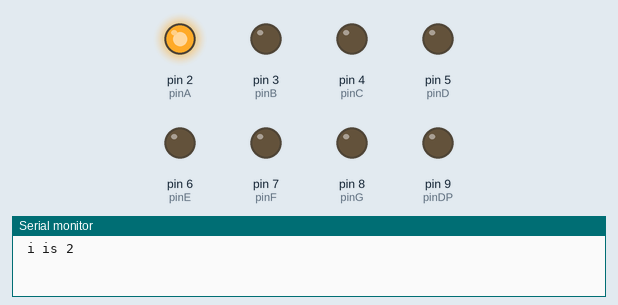
This sketch was run on a simulated Arduino Uno, built with avr-gcc and run on an emulated ATmega328P. Shown: output pins drawn as LEDs (lit = HIGH), the last lines printed to the serial monitor.

Above: at 0.5 s.
At 2.5 s:
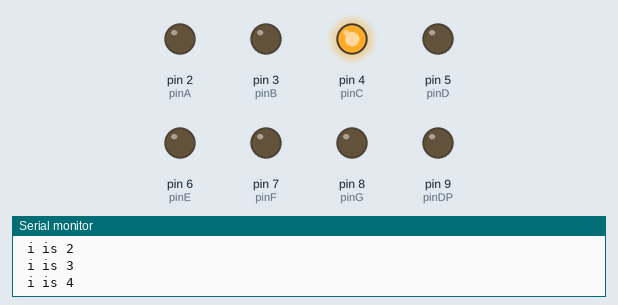
At 3.5 s:
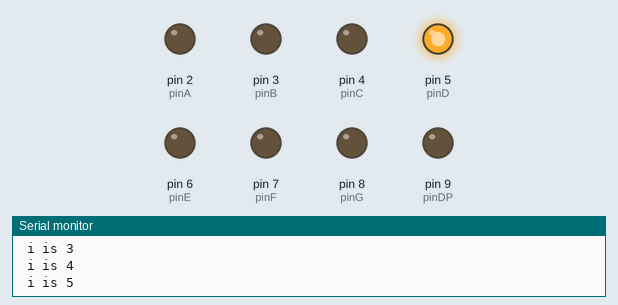
At 5.5 s:
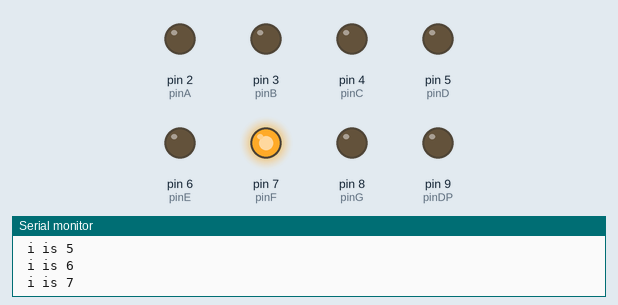
At 7.5 s:
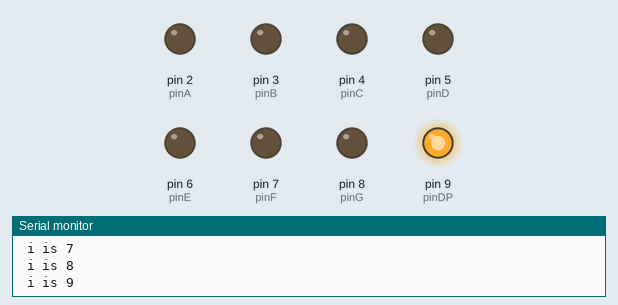
At 10.5 s:
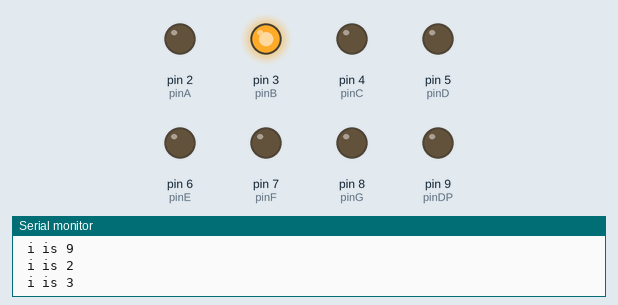
Timing chart, 0 to 11.7 s (numbered marks = the images above):
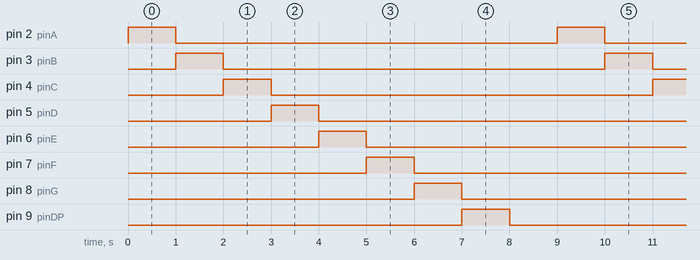

The sketch:

ex01.ino
```cpp
// (음극) 단일 7-세그먼트 LED의 각 세그먼트 점멸하기

int pinA = 2, pinB = 3, pinC = 4, pinD = 5,
	pinE = 6, pinF = 7, pinG = 8, pinDP = 9;

void setup()
{
  pinMode(pinA, OUTPUT);
  pinMode(pinB, OUTPUT);
  pinMode(pinC, OUTPUT);
  pinMode(pinD, OUTPUT);
  pinMode(pinE, OUTPUT);
  pinMode(pinF, OUTPUT);
  pinMode(pinG, OUTPUT);
  pinMode(pinDP, OUTPUT);
  Serial.begin(9600);
}

void loop()
{
  for (int i = 2; i < 10; i++) {
    Serial.print(" i is ");
    Serial.println(i);
    digitalWrite(i, HIGH);
    delay(1000);
    digitalWrite(i, LOW);
  }
  delay(1000);
}
```

Measured:
- by itself, pin 2 (pinA), pin 3 (pinB), pin 4 (pinC), pin 5 (pinD), pin 6 (pinE), pin 7 (pinF), pin 8 (pinG), pin 9 (pinDP): alternates HIGH for 1.0 s and LOW for 8.0 s
- by itself, everything shown: repeats every 9.0 s, in 9 steps
